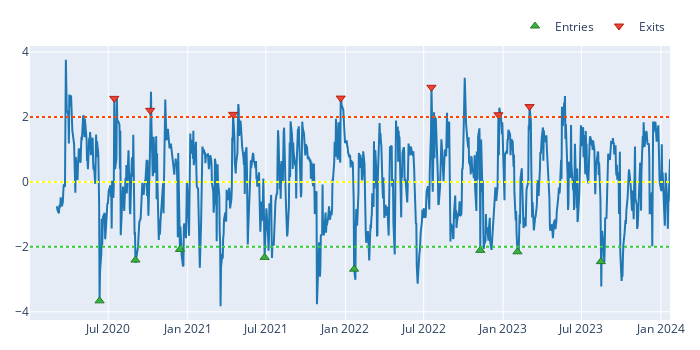

Notebook source saved alongside this figure:
### Code cell
# Visualize long entries and exists
fig = zscore.vbt.plot()
clean_long_entries.vbt.signals.plot_as_entries(zscore, fig=fig)
clean_long_exits.vbt.signals.plot_as_exits(zscore, fig=fig)
fig.add_hline(y=thresh, line_color="orangered", line_dash="dot")
fig.add_hline(y=0, line_color="yellow", line_dash="dot")
fig.add_hline(y=-thresh, line_color="limegreen", line_dash="dot")
fig.show()

### Figure 1 — Plotly figure (JSON) as saved in the notebook; plotly's stock layout.template omitted (floating-point values rounded to 4 significant figures; data arrays with more than 128 entries replaced by an {"elided": "..."} marker saying what was removed)
{"data": [{"showlegend": false, "type": "scatter", "uid": "3dfd623b-ae95-404d-9a56-332410dc0e5d", "x": {"elided": "1020 str values"}, "y": {"elided": "1020 float values"}}, {"marker": {"color": "#37B13F", "line": {"color": "rgb(38,123,44)", "width": 1}, "size": 8, "symbol": "triangle-up"}, "mode": "markers", "name": "Entries", "showlegend": true, "type": "scatter", "uid": "fa1cec3e-7485-4d8d-a2a0-7224b4ed9f44", "x": ["2020-06-11T00:00:00-04:00", "2020-09-02T00:00:00-04:00", "2020-12-14T00:00:00-05:00", "2021-06-28T00:00:00-04:00", "2022-01-21T00:00:00-05:00", "2022-11-09T00:00:00-05:00", "2023-02-03T00:00:00-05:00", "2023-08-15T00:00:00-04:00"], "y": [-3.664, -2.408, -2.079, -2.325, -2.688, -2.109, -2.154, -2.456]}, {"marker": {"color": "#EA4335", "line": {"color": "rgb(181,31,18)", "width": 1}, "size": 8, "symbol": "triangle-down"}, "mode": "markers", "name": "Exits", "showlegend": true, "type": "scatter", "uid": "be017106-d655-4c0c-ac43-4b9244521b0a", "x": ["2020-07-15T00:00:00-04:00", "2020-10-06T00:00:00-04:00", "2021-04-16T00:00:00-04:00", "2021-12-21T00:00:00-05:00", "2022-07-19T00:00:00-04:00", "2022-12-21T00:00:00-05:00", "2023-03-03T00:00:00-05:00"], "y": [2.571, 2.203, 2.08, 2.58, 2.913, 2.066, 2.319]}], "layout": {"height": 350, "legend": {"orientation": "h", "traceorder": "normal", "x": 1, "xanchor": "right", "y": 1.02, "yanchor": "bottom"}, "margin": {"b": 30, "l": 30, "r": 30, "t": 30}, "shapes": [{"line": {"color": "orangered", "dash": "dot"}, "type": "line", "x0": 0, "x1": 1, "xref": "x domain", "y0": 2, "y1": 2, "yref": "y"}, {"line": {"color": "yellow", "dash": "dot"}, "type": "line", "x0": 0, "x1": 1, "xref": "x domain", "y0": 0, "y1": 0, "yref": "y"}, {"line": {"color": "limegreen", "dash": "dot"}, "type": "line", "x0": 0, "x1": 1, "xref": "x domain", "y0": -2, "y1": -2, "yref": "y"}], "width": 700}}
